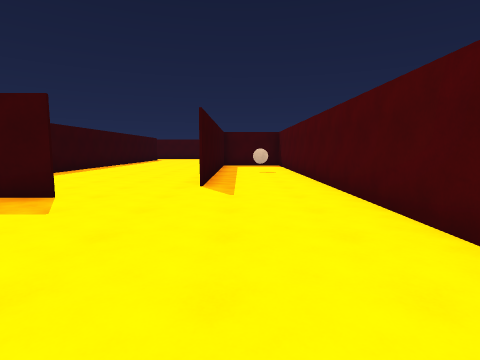
[1] (above)

24 first-person views from a walk through a 3-D level made in the Unity game engine. The camera is 1.4 m above the floor, tilts 6° down and sees 80° across. The floor is counted in squares, 2 m on a side. Each view is taken from the middle of a square. On the plan, view 1 faces up. The plan holds only what a view shows up to about 10 squares ahead; the rest is blank. The player character is not drawn.

[2]
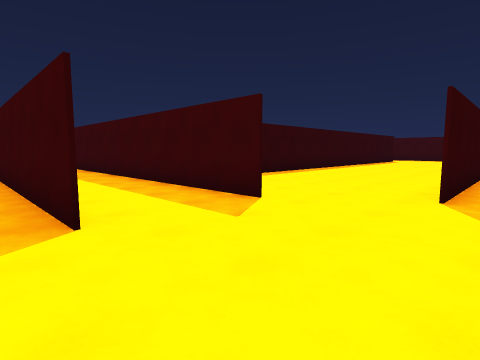

[3]
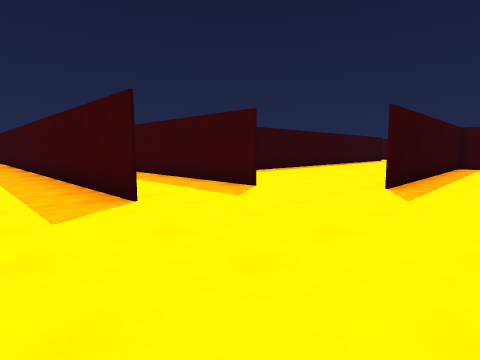

[4]
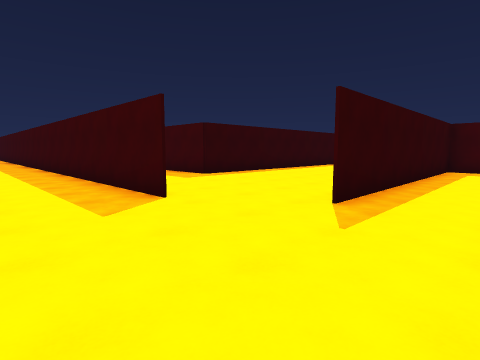

[5]
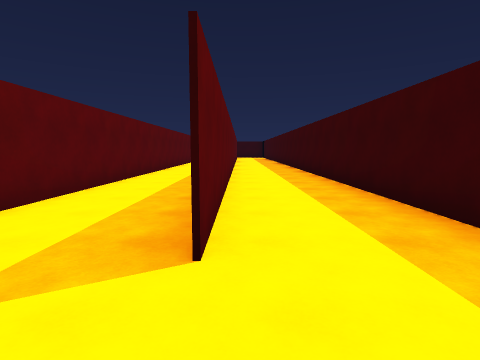

[6]
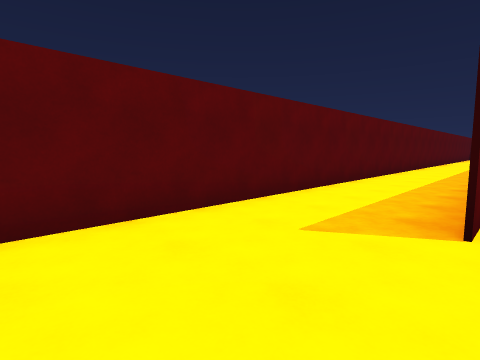

[7]
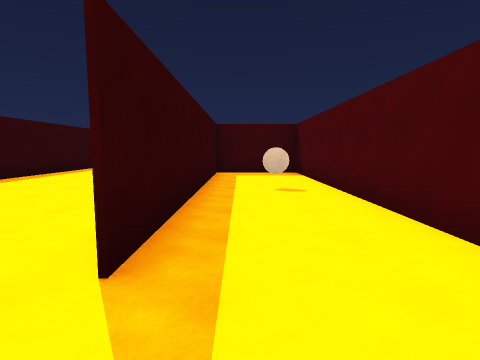

[8]
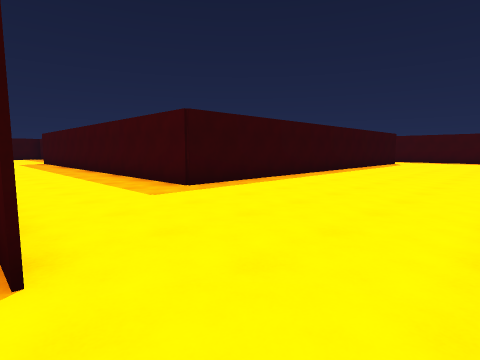

[9]
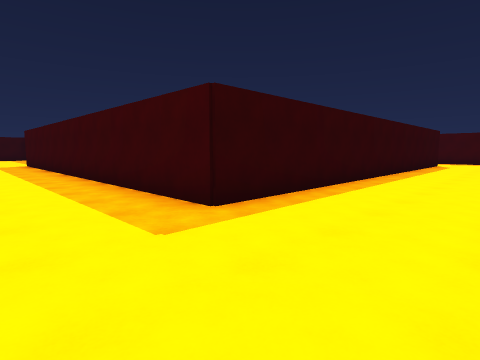

[10]
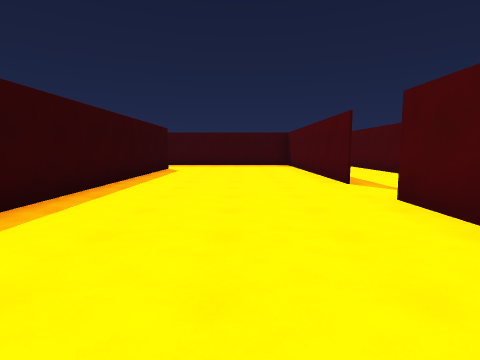

[11]
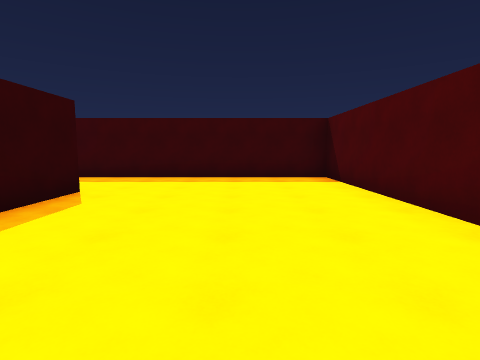

[12]
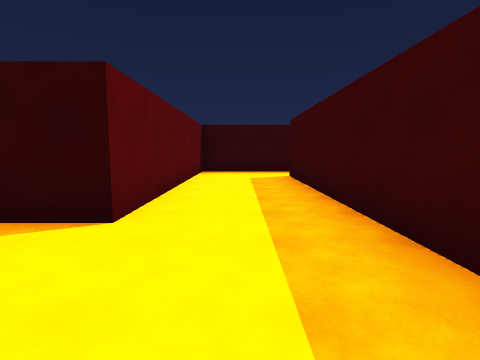

[13]
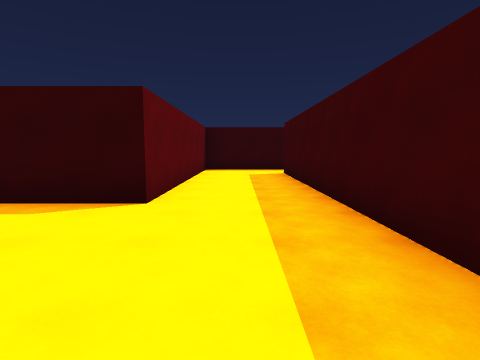

[14]
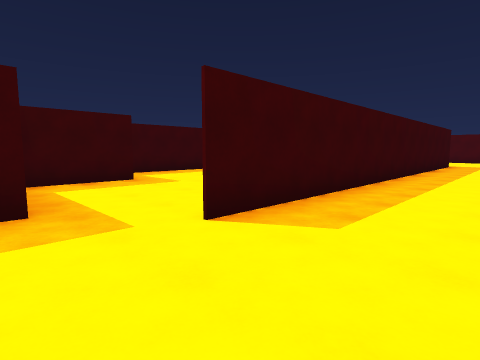

[15]
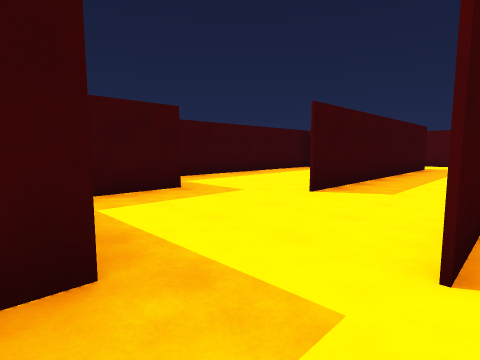

[16]
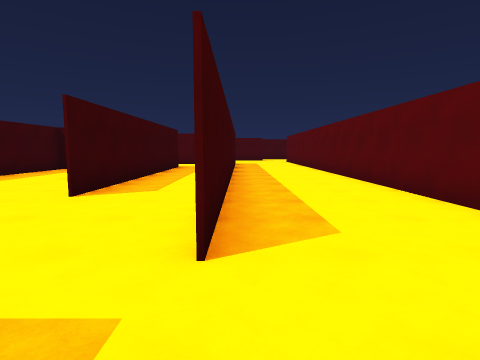

[17]
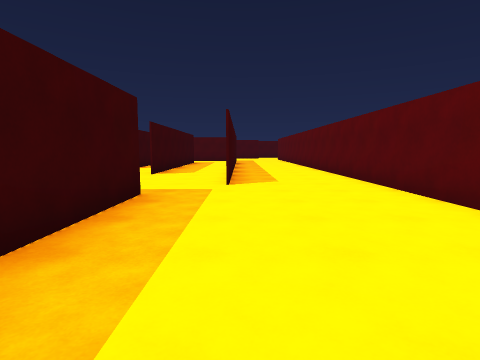

[18]
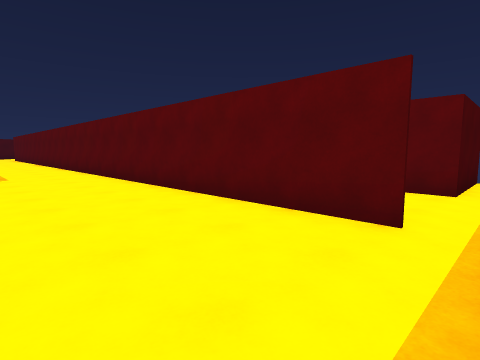

[19]
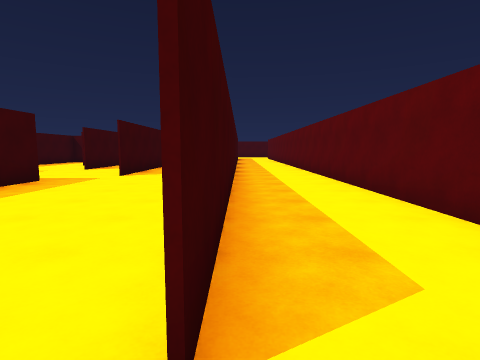

[20]
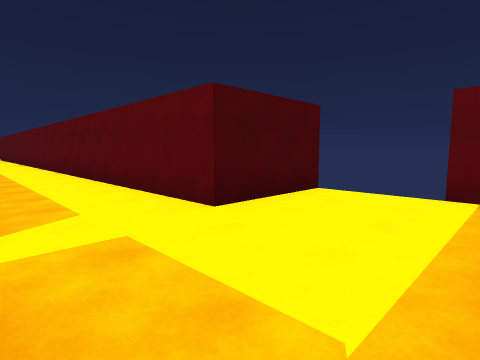

[21]
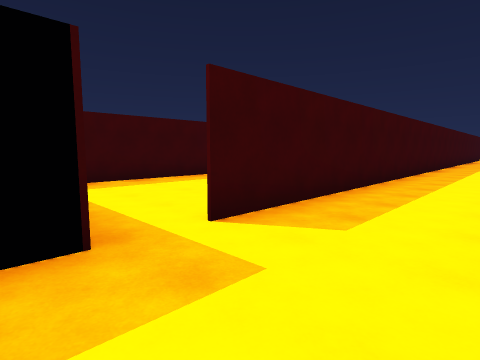

[22]
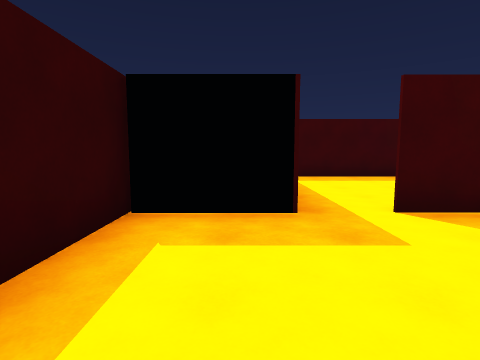

[23]
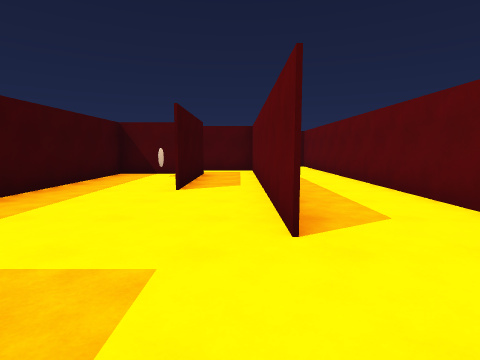

[24]
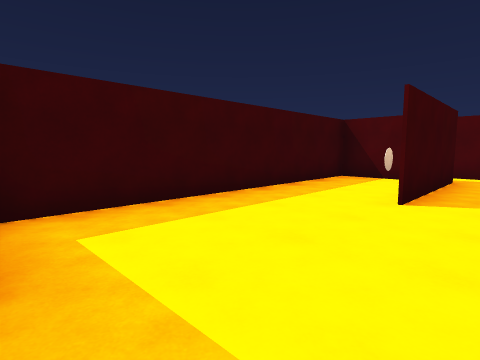

### Floor plan
Ten units are one square. View 1 is at (0, 0); x grows to the right and y downward. Boxes are objects, and circles mark ways between rooms. Rooms are numbered by the first view taken in them; rooms with no view inside come last. Other rooms are left out.
<svg viewBox="-287 -231 310 245">
<path fill="none" stroke="#000" d="M-102 -17 -28 -17M-115 7 -1 7M-149 -42 -252 -42M-26 -42 -111 -42M-26 -17 -115 -17M18 -20 18 -130 -7 -130 -7 -55M-253 -17 -160 -17M-8 -115 -8 -130M-8 -149 -8 -223 -108 -223M-122 -226 -122 -198 -57 -198 -57 -72 -182 -72M-194 -42 -99 -42M-254 -42 -194 -42M-194 -86 -255 -86M-282 -41 -282 -24M-253 9 -253 -17M-158 -96 -86 -96M-169 -116 -191 -116M-149 -73 -79 -73M-95 -119 -95 -135 -168 -135M-82 -95 -158 -95"/>
<rect x="5" y="-95" width="10" height="10" fill="#bbb"><title>other object</title></rect>
<rect x="-105" y="-125" width="10" height="10" fill="#bbb"><title>other object</title></rect>
<circle cx="-20" cy="-55" r="3" fill="#2a7"/>
<circle cx="-260" cy="-30" r="3" fill="#2a7"/>
<circle cx="-185" cy="-55" r="3" fill="#2a7"/>
<circle cx="-260" cy="-40" r="3" fill="#2a7"/>
<circle cx="-190" cy="-80" r="3" fill="#2a7"/>
<text x="-90" y="-30">1</text>
<text x="-50" y="-120">2</text>
<text x="-230" y="-60">3</text>
<text x="-270" y="-20">4</text>
<text x="-140" y="-110">5</text>
</svg>
Room 1 opens to room 2. Room 1 opens to room 4. Room 2 opens to room 3. Room 3 opens to room 4. Room 3 opens to room 5.

Where each view was taken, in squares from view 1:
view 1: 0 up, 0 right, facing up
view 2: 1 up, 0 right, facing up-left
view 3: 0 up, 1 right, facing up-left
view 4: 2 up, 1 right, facing up-left
view 5: 2 up, 1 left, facing left
view 6: 2 up, 0 right, facing down-left
view 7: 4 up, 0 right, facing up
view 8: 4 up, 1 left, facing up-left
view 9: 5 up, 3 left, facing up-left
view 10: 9 up, 3 left, facing up
view 11: 15 up, 3 left, facing up
view 12: 21 up, 3 left, facing left
view 13: 21 up, 2 left, facing left
view 14: 5 up, 20 left, facing up-right
view 15: 7 up, 20 left, facing up-right
view 16: 7 up, 20 left, facing right
view 17: 7 up, 24 left, facing right
view 18: 7 up, 26 left, facing down-right
view 19: 4 up, 26 left, facing right
view 20: 4 up, 28 left, facing down-right
view 21: 2 up, 27 left, facing up-right
view 22: 1 up, 27 left, facing up
view 23: 10 up, 18 left, facing right
view 24: 10 up, 17 left, facing up-right
